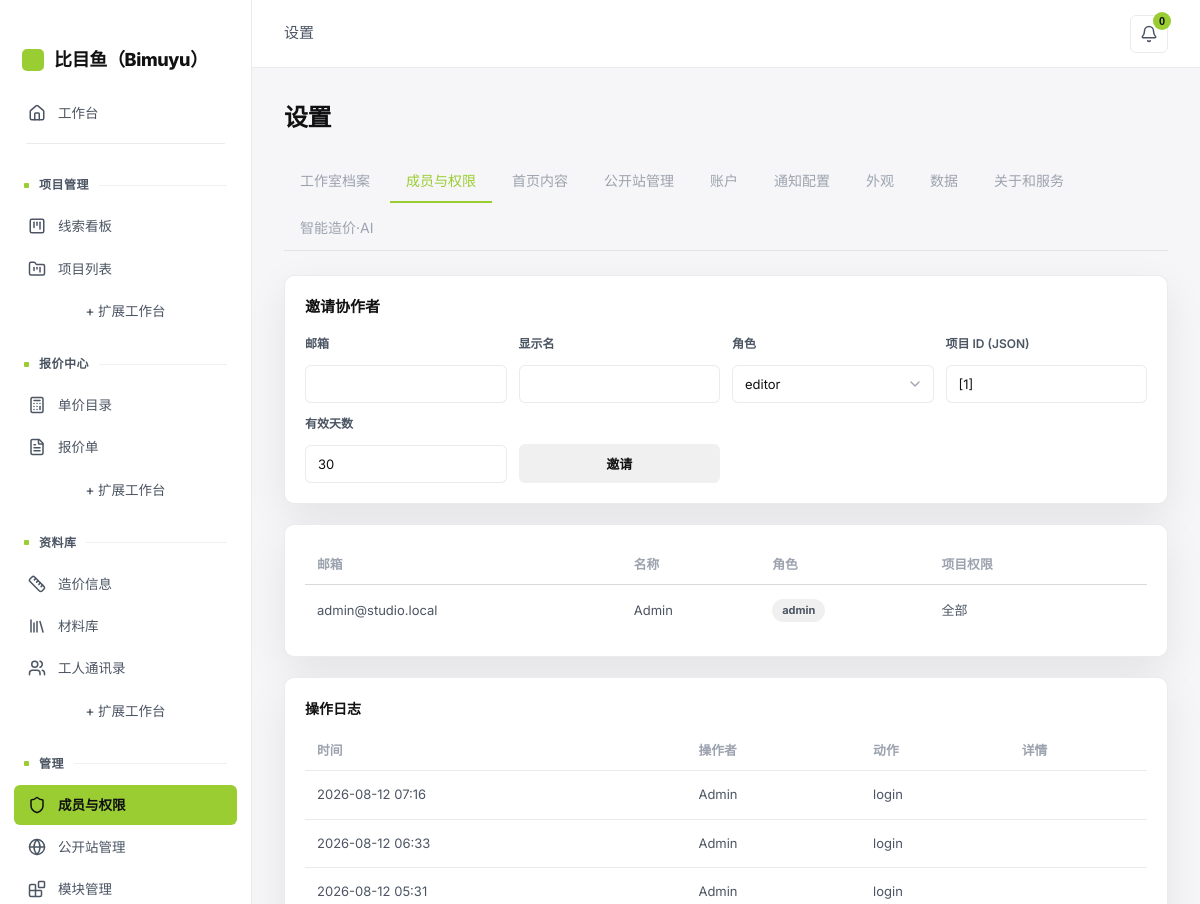
The page /app/settings?tab=members (signed in, upper part) on the database as committed earlier.
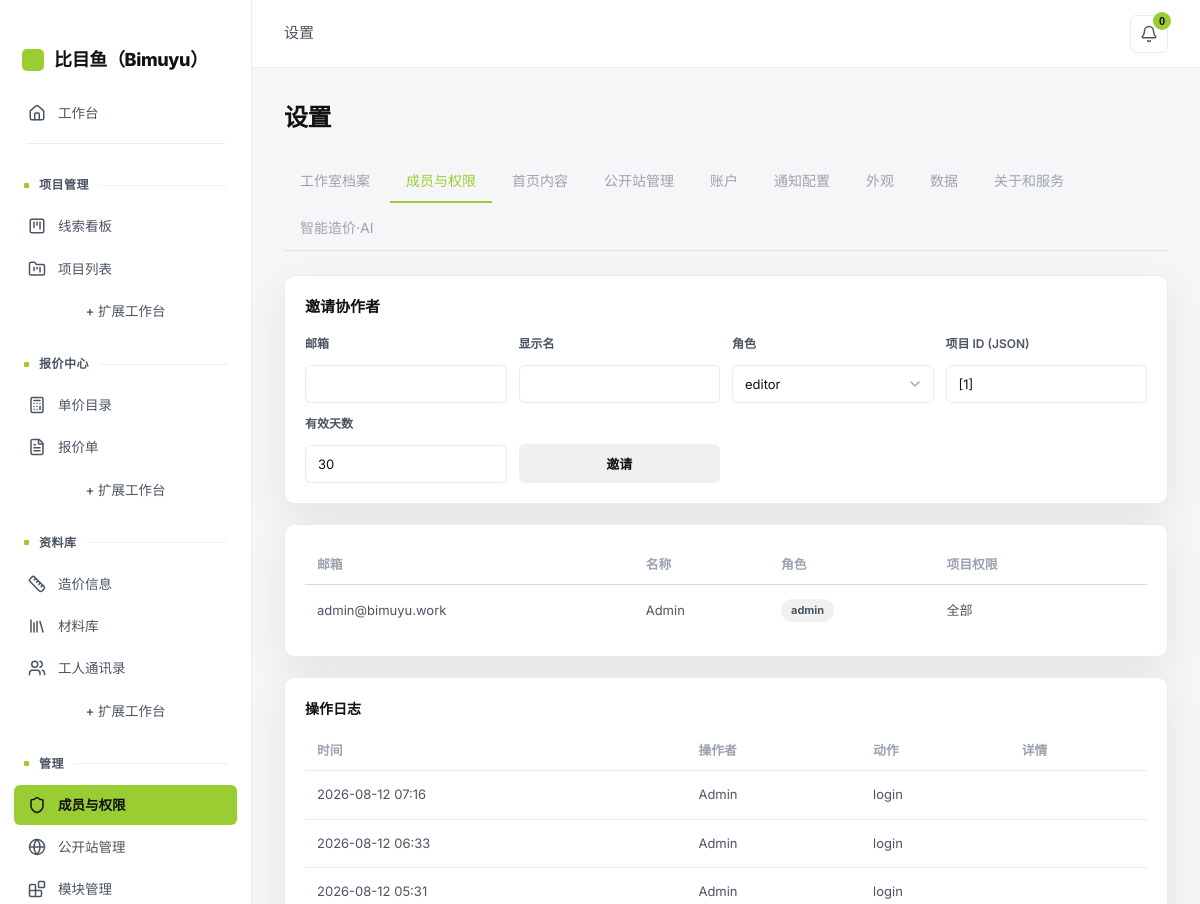
The same page on the database as committed later.
### tables this page shows
CREATE TABLE collaborators (
  id INTEGER PRIMARY KEY AUTOINCREMENT,
  email TEXT UNIQUE NOT NULL,
  password_hash TEXT NOT NULL,
  display_name TEXT,
  role TEXT DEFAULT 'viewer',
  project_ids TEXT DEFAULT '[]',
  invited_by TEXT,
  invited_at DATETIME,
  expires_at DATETIME,
  last_access_at DATETIME,
  revoked BOOLEAN DEFAULT FALSE,
  token TEXT
, avatar_url TEXT, username TEXT, membership_level TEXT DEFAULT 'standard', login_days INTEGER DEFAULT 0, earnings REAL DEFAULT 0, onboarding_done INTEGER DEFAULT 0);

### app/routers/settings.py (the view)
@router.get("", response_class=HTMLResponse)
async def settings_index(request: Request, user: dict = Depends(require_admin),     tab: str = "profile"):
    _ensure_account_columns()
    with db_session() as conn:
        studio = row_to_dict(conn.execute("SELECT * FROM studio_profile WHERE id = 1").fetchone())
        collaborators = rows_to_list(
            conn.execute(
                "SELECT * FROM collaborators WHERE revoked = 0 ORDER BY role, email"
            ).fetchall()
        )
        cases = rows_to_list(
            conn.execute("SELECT * FROM cases ORDER BY sort_order, id DESC").fetchall()
        )
        pages = rows_to_list(conn.execute("SELECT * FROM pages").fetchall())
        audit = rows_to_list(
            conn.execute(
                "SELECT a.*, c.display_name, c.email FROM audit_log a "
                "LEFT JOIN collaborators c ON a.actor_id = c.id "
                "ORDER BY a.created_at DESC LIMIT 50"
            ).fetchall()
        )
        projects = rows_to_list(conn.execute("SELECT id, code, name FROM projects").fetchall())
        site_config_rows = rows_to_list(
            conn.execute("SELECT key, value FROM site_config").fetchall()
        )
        client_logos = rows_to_list(
            conn.execute("SELECT * FROM site_client_logos ORDER BY sort_order").fetchall()
        )
    site_config = {r["key"]: r["value"] for r in site_config_rows}
    return templates.TemplateResponse(
        "app/settings/index.html",
        {
            "request": request,
            "user": user,
            "tab": tab,
            "studio": studio,
            "collaborators": collaborators,
            "cases": cases,
            "pages": pages,
            "contact": load_contact(),
            "audit": audit,
            "projects": projects,
            "site": site_config,
            "client_logos": client_logos,
            "prefs": notif.prefs(),
        },
    )

### templates/app/settings/index.html (shortened to what the changed rows need)
{% extends "app/base.html" %}
{% block content %}
<div class="app-header"><h1>设置</h1></div>
{% if tab == 'profile' %}
<div class="card">
  <form method="post" action="/app/settings/profile">
    <div style="display:grid;grid-template-columns:1fr 1fr;gap:16px">
      <div class="form-group"><label>工作室名称</label><input name="name" value="{{ studio.name or '' }}"></div>
      <div class="form-group"><label>地址</label><input name="address" value="{{ studio.address or '' }}"></div>
      <div class="form-group" style="grid-column:1/-1"><label>简介</label><textarea name="description">{{ studio.description or '' }}</textarea></div>
      <div class="form-group"><label>税号</label><input name="tax_id" value="{{ studio.tax_id or '' }}"></div>
      <div class="form-group"><label>银行账户</label><input name="bank_account" value="{{ studio.bank_account or '' }}"></div>
      <div class="form-group" style="grid-column:1/-1"><label>邮件签名</label><textarea name="email_signature">{{ studio.email_signature or '' }}</textarea></div>
      <div class="form-group" style="grid-column:1/-1"><label>改稿政策</label><input name="revision_policy" value="{{ studio.revision_policy or '' }}"></div>
    </div>
    <h4 style="margin:24px 0 12px">默认定价基准 (%)</h4>
    <div style="display:grid;grid-template-columns:repeat(4,1fr);gap:12px">
      <div class="form-group"><label>设计费</label><input type="number" name="default_design_fee_pct" value="{{ studio.default_design_fee_pct or 15 }}" step="0.1"></div>
      <div class="form-group"><label>管理费</label><input type="number" name="default_management_fee_pct" value="{{ studio.default_management_fee_pct or 8 }}" step="0.1"></div>
      <div class="form-group"><label>税</label><input type="number" name="default_tax_pct" value="{{ studio.default_tax_pct or 6 }}" step="0.1"></div>
      <div class="form-group"><label>利润</label><input type="number" name="default_margin_pct" value="{{ studio.default_margin_pct or 25 }}" step="0.1"></div>
    </div>
    <button type="submit" class="btn" style="margin-top:20px">保存</button>
  </form>
</div>
{% elif tab == 'members' %}
<div class="card">
  <table>
    <thead><tr><th>邮箱</th><th>名称</th><th>角色</th><th>项目权限</th><th></th></tr></thead>
    <tbody>
      {% for c in collaborators %}
      <tr>
        <td>{{ c.email }}</td><td>{{ c.display_name or '—' }}</td><td><span class="badge">{{ c.role }}</span></td>
        <td>{{ c.project_ids or '全部' }}</td>
        <td>
        </td>
      </tr>
      {% endfor %}
    </tbody>
  </table>
</div>
{% if audit %}
<div class="card">
  <table>
    <thead><tr><th>时间</th><th>操作者</th><th>动作</th><th>详情</th></tr></thead>
  </table>
</div>
{% endif %}
{% elif tab == 'data' %}
<div class="card">
  <h3 style="margin-bottom:8px">数据</h3>
  <p style="color:var(--muted);font-size:.85rem">导出 / 备份工作台数据（项目、报价、客户、资料库）。数据管理功能正在规划中。</p>
</div>
{% endif %}
{% endblock %}

Rows that differ between the two databases and show on the page:
changed collaborators "Admin": email "admin@studio.local" → "admin@bimuyu.work"
